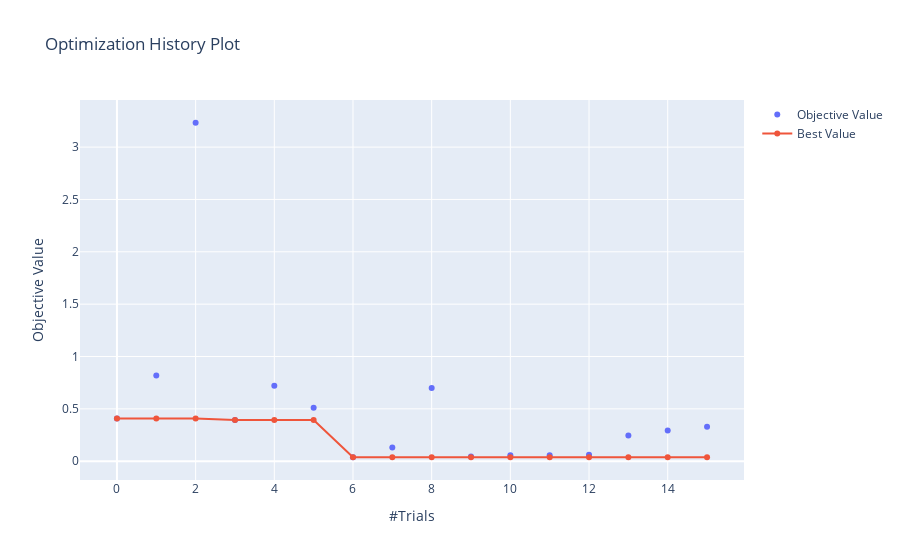

This figure's notebook cell:
### Code cell
optuna.visualization.plot_optimization_history(study_2)

### Figure 1 — Plotly figure (JSON) as saved in the notebook; plotly's stock layout.template omitted (floating-point values rounded to 4 significant figures)
{"data": [{"mode": "markers", "name": "Objective Value", "type": "scatter", "x": [0, 1, 2, 3, 4, 5, 6, 7, 8, 9, 10, 11, 12, 13, 14, 15], "y": [0.407, 0.8177, 3.233, 0.3941, 0.7216, 0.5112, 0.03789, 0.1306, 0.699, 0.04419, 0.0563, 0.05776, 0.06068, 0.2455, 0.2928, 0.3299]}, {"name": "Best Value", "type": "scatter", "x": [0, 1, 2, 3, 4, 5, 6, 7, 8, 9, 10, 11, 12, 13, 14, 15], "y": [0.407, 0.407, 0.407, 0.3941, 0.3941, 0.3941, 0.03789, 0.03789, 0.03789, 0.03789, 0.03789, 0.03789, 0.03789, 0.03789, 0.03789, 0.03789]}], "layout": {"title": {"text": "Optimization History Plot"}, "xaxis": {"title": {"text": "#Trials"}}, "yaxis": {"title": {"text": "Objective Value"}}}}
